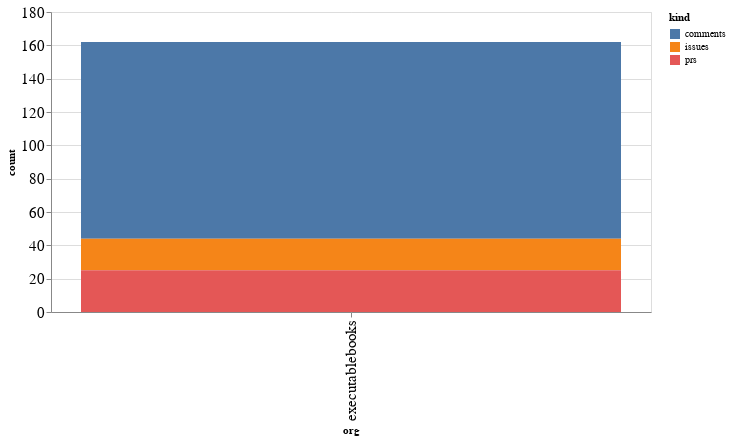

The cell this chart's notebook holds for it:
### Code cell
alt.Chart(org_summaries, width=600).mark_bar().encode(
    x='org',
    y='count',
    color='kind',
    tooltip="org"
)

### Figure 1 — Vega-Lite specification as saved in the notebook (floating-point values rounded to 4 significant figures)
{"config": {"axisLeft": {"labelFontSize": 15}, "axisBottom": {"labelFontSize": 15}}, "data": {"name": "data-bd7e09d8729ec54a618da542f28ce51a"}, "mark": "bar", "encoding": {"color": {"type": "nominal", "field": "kind"}, "tooltip": {"type": "nominal", "field": "org"}, "x": {"type": "nominal", "field": "org"}, "y": {"type": "quantitative", "field": "count"}}, "width": 600, "$schema": "https://vega.github.io/schema/vega-lite/v4.8.1.json", "datasets": {"data-bd7e09d8729ec54a618da542f28ce51a": [{"org": "executablebooks", "kind": "comments", "count": 118}, {"org": "executablebooks", "kind": "issues", "count": 19}, {"org": "executablebooks", "kind": "prs", "count": 25}]}}
